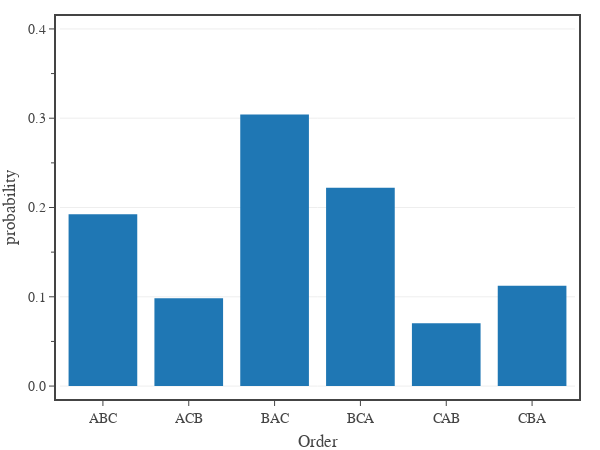

Here is the notebook cell this chart was saved with:
### Code cell
# Fig 4: Shows the probability of each initiative order for an encounter with three characters
import itertools as it

combatants = {
    'A': 2,
    'B': 5,
    'C': 0,
}
order = ''.join(combatants.keys())

results = {}
for io in it.permutations(order, len(order)):
    M_list = [combatants[k] for k in io]
    results[''.join(io)] = init_prob_order(M_list)


# create figure
fig = go.Figure(
    layout=go.Layout(
        template=tfb.FIG_TEMPLATE,
        xaxis=dict(
            title_text='Order',
            #range=[-22, 22],
            #tick0=0, dtick=5,
            #minor=dict(tick0=0, dtick=1),
        ),
        yaxis=dict(
            title_text='probability',
            range=[-0.01,0.41],
            tickformat='.1f',
            tick0=0, dtick=0.1,
            minor=dict(tick0=0, dtick=0.05),
        ),
    )
)

fig.add_trace(go.Bar(
    x=list(results.keys()),
    y=list(results.values()),
    #mode='lines',
    #name=f'B first',
    #line_color=COLOR_LIST[i],
    hovertemplate=
        'order %{x}<br>'+
        'probability %{y:.1%}<extra></extra>',
))

# show figure
fig.update_layout(width=600, height=450)
fig.show(config=tfb.FIG_CONFIG)

# save figures
if SAVEFIGS:
    fig.update_layout(autosize=True, width=None, height=None)
    tfb.save_fig_html(fig, format='large', name=f'./fig-explicit-order-probs-large')
    tfb.save_fig_html(fig, format='small', name=f'./fig-explicit-order-probs-small')

### Figure 1 — Plotly figure (JSON) as saved in the notebook; plotly's stock layout.template omitted (floating-point values rounded to 4 significant figures)
{"data": [{"hovertemplate": "order %{x}<br>probability %{y:.1%}<extra></extra>", "type": "bar", "x": ["ABC", "ACB", "BAC", "BCA", "CAB", "CBA"], "y": [0.1925, 0.09844, 0.3041, 0.2222, 0.07031, 0.1125]}], "layout": {"height": 450, "width": 600, "xaxis": {"title": {"text": "Order"}}, "yaxis": {"dtick": 0.1, "minor": {"dtick": 0.05, "tick0": 0}, "range": [-0.01, 0.41], "tick0": 0, "tickformat": ".1f", "title": {"text": "probability"}}}}
